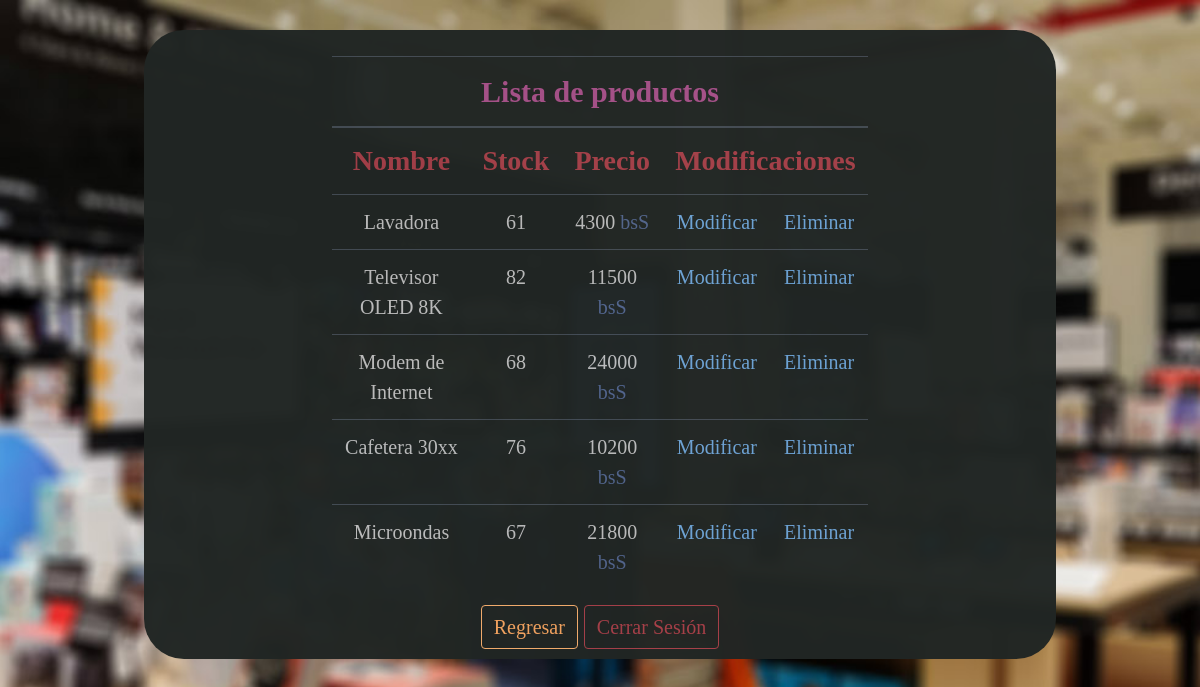
Screenshot of /lista_de_productos.php (signed in) with the database file from the repository.
### tables this page shows
CREATE TABLE `producto` (
  `id_producto` int(255) NOT NULL,
  `nombre` varchar(120) NOT NULL,
  `stock` int(30) NOT NULL,
  `precio` int(30) NOT NULL
);

### funciones/funcionesListaProductos.php (the view, shortened to what this page needs)
<?php
function mostrarProductos() {
	include("conexion.php");
	$query = "SELECT * FROM producto";
	$resultado = $conexion->query($query);
	while ($row = $resultado->fetch_assoc()) {
		?>
		<tr>
			<td>
				<?php echo $row['nombre']; ?>
			</td>
			<td>
				<?php echo $row['stock']; ?>
			</td>
			<td>
				<?php echo $row['precio']; ?> <span style="color:#54678F;">bsS</span>
			</td>
			<td>
				<a class="enlaces" href="admin.php?modificar_producto&id_producto=<?php echo $row['id_producto']; ?>">Modificar</a>
			</td>
			<td>
				<a class="enlaces" href="borrar.php?id_producto=<?php echo $row['id_producto']; ?>">Eliminar</a>
			</td>
		</tr>
		<?php
	}
}
?>

### css/guayucostyles.css (style rules this page uses)
html { scroll-behavior: smooth; }
body { color: #A4978E; font-family: Century Gothic; background: url("../background1.jpg"); background-size: cover; background-position: center; background-repeat: no-repeat; background-attachment: fixed; align-content: center; }
.enlaces { color: #6fa6d9; }
@media screen and (min-width: 950px) and (max-width: 1500px) { body { font-size: 24px; margin: 30px; } }

### rows the page displays
producto: nombre "Lavadora", stock "61", precio "4300"
producto: nombre "Televisor OLED 8K", stock "82", precio "11500"
producto: nombre "Modem de Internet", stock "68", precio "24000"
producto: nombre "Cafetera 30xx", stock "76", precio "10200"
producto: nombre "Microondas", stock "67", precio "21800"
